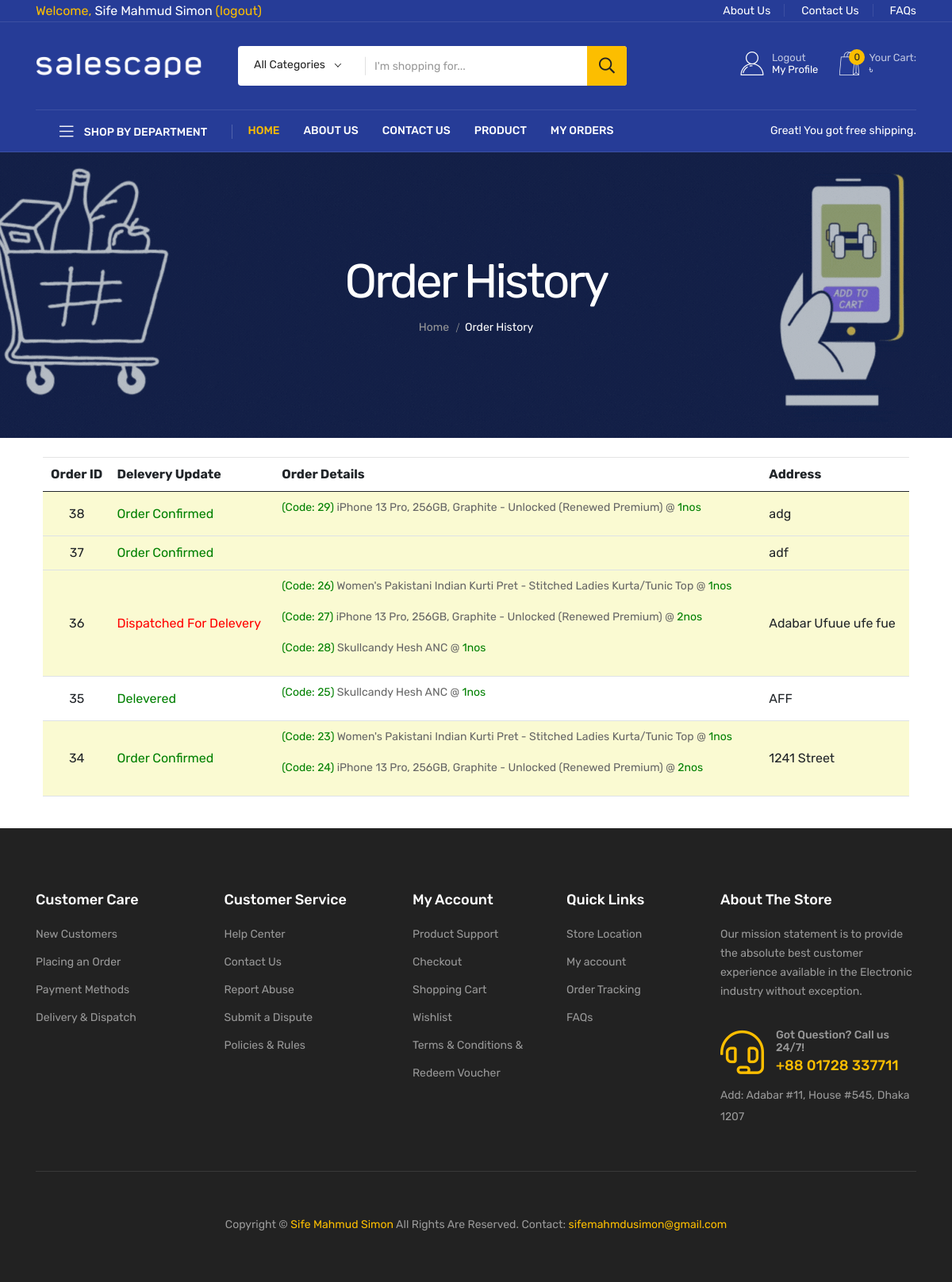
/orderlist/ (signed in), run on the app's committed database.
### app/models.py (models this page shows, shortened)
class Order(models.Model):
    user = models.ForeignKey(User,on_delete=models.CASCADE)
    address = models.TextField(max_length=300)
    created_at = models.DateTimeField(auto_now_add=True)
    packaged = models.BooleanField(default=False)
    dispatched = models.BooleanField(default=False)
    delivered = models.BooleanField(default=False)
    def __str__(self):
        return str(self.id)

class OrderItem(models.Model):
    order = models.ForeignKey(Order, related_name='items', on_delete=models.CASCADE)
    product_name = models.CharField(max_length=100)
    quantity = models.IntegerField()
    price = models.DecimalField(max_digits=10, decimal_places=2)

### E_Commerce/views.py (the view)
# urls.py: path('orderlist/',views.orderlist,name='orderlist'),
@login_required(login_url="/accounts/login/")
def orderlist(request):
    orders = Order.objects.all()
    print(orders)
    return render(request, 'order/orderlist.html',{'orders': orders})

### templates/order/orderlist.html
{% extends "base.html" %}
{% load static %}
{% block content %}
<div class="page-banner-area page-banner-height-2"
        data-background="{% static 'assets/img/banner/banner-4.gif'%}">
        <div class="container">
            <div class="row">
                <div class="col-xl-12">
                    <div class="page-banner-content text-center">
                        <h4 class="breadcrumb-title">Order History</h4>
                        <div class="breadcrumb-two">
                            <nav>
                                <nav class="breadcrumb-trail breadcrumbs">
                                    <ul class="breadcrumb-menu">
                                        <li class="breadcrumb-trail">
                                            <a href="index.html"><span>Home</span></a>
                                        </li>
                                        <li class="trail-item">
                                            <span>Order History</span>
                                        </li>
                                    </ul>
                                </nav>
                            </nav>
                        </div>
                    </div>
                </div>
            </div>
        </div>
    </div>
<div class="container p-4">
    <table class="table table-hover">
        <thead>
          <tr>
            <th class="text-center" scope="col">Order ID</th>
            <th scope="col">Delevery Update</th>
            <th scope="col">Order Details</th>
            <th scope="col">Address</th>
          </tr>
        </thead>
        <tbody>
        {% for order in orders reversed %}
        <tr style="{% if not order.delivered %} background-color: lightgoldenrodyellow; {% endif %}">
            <td class="align-middle text-center" scope="row">{{ order.id }}</td>
            <td class="align-middle">
                {% if order.delivered %}
                    <span style="color: green;">Delevered</span>
                {% else %}
                    {% if order.dispatched %}
                        <span style="color: red;">Dispatched For Delevery</span>
                    {% else %}
                        {% if order.packaged %}
                            <span style="color: orange;">Packaging Complete</span>
                        {% else %}
                            <span style="color: green;">Order Confirmed</span>
                        {% endif %}
                    {% endif %}
                {% endif %}
                </td>
            <td>
                {% for item in order.items.all %}
                <p>
                    <span style="color: green;">(Code: {{ item.id }})</span>
                    {{ item.product_name }} @
                    <span style="color: green;">{{ item.quantity }}nos</span>
                </p>
                {% endfor %}
            </td>
            <td class="align-middle">
                    {{order.address}}
            </td>
        </tr>
         {% endfor %}
      </table>
{% endblock content %}

### templates/includes/header.html (shortened to what this page needs)
{% load static %}
<header class="header d-blue-bg">
  <div class="header-top">
    <div class="container">
      <div class="header-inner">
        <div class="row align-items-center">
          <div class="col-xl-6 col-lg-7">
            <div class="header-inner-start">
              <div class="support d-none d-sm-block">
                {% if user.is_authenticated %}
                <form action="{% url 'logout' %}" method="POST">
                  <span style="color:#FCBE00 ;">Welcome,</span>
                  {% if user.first_name == "" %}
                  <span style="color: white ;">{{user.email}}</span>
                  {% else %}
                  <span style="color: white ;">{{user.first_name}} {{user.last_name}} </span>
                  {% endif %}
                  <button type="submit" style="border: none; background: none; color: #FCBE00;">(logout)</button>
                </form>
                {% else %}
                <p>You are not logged in <a href="{% url 'login' %}"
                    style="border: none; background: none; color: #FCBE00; ">(signup/login)</a></p>
                {% endif %}
              </div>
            </div>
          </div>
          <div class="col-xl-6 col-lg-5 d-none d-lg-block">
            <div class="header-inner-end text-md-end">
              <div class="ovic-menu-wrapper">
                <ul>
                  <li><a href="{% url 'about' %}">About Us</a></li>
                  <li><a href="{% url 'contact' %}">Contact Us</a></li>
                  <li><a href="faq.html">FAQs</a></li>
                </ul>
              </div>
            </div>
          </div>
        </div>
      </div>
    </div>
  </div>
  <div class="header-mid">
    <div class="container">
      <div class="heade-mid-inner">
        <div class="row align-items-center">
          <div class="col-xl-3 col-lg-3 col-md-4 col-sm-4">
            <div class="header__info">
              <div class="logo">
                <a href="{% url 'home' %}" class="logo-image"><img src="{% static 'assets/img/logo/logo1.png' %}"
                    alt="logo" /></a>
              </div>
            </div>
          </div>
          <div class="col-xl-5 col-lg-4 d-none d-lg-block">
            <div class="header__search">
              <form action="#">
                <div class="header__search-box">
                  <input class="search-input" type="text" placeholder="I'm shopping for..." />
                  <button class="button" type="submit">
                    <i class="far fa-search"></i>
                  </button>
                </div>
                <div class="header__search-cat">
                </div>
              </form>
            </div>
          </div>
          {% include 'includes/modal.html' %}
        </div>
      </div>
    </div>
  </div>
  <div class="header__bottom">
    <div class="container">
      <div class="row g-0 align-items-center">
        <div class="col-lg-3">
          <div class="cat__menu-wrapper side-border d-none d-lg-block">
            <div class="cat-toggle">
              <button type="button" class="cat-toggle-btn cat-toggle-btn-1">
                <i class="fal fa-bars"></i> Shop by department
              </button>
            </div>
          </div>
        </div>
        <div class="col-lg-6 col-md-6 col-3">
          <div class="header__bottom-left d-flex d-xl-block align-items-center">
            <div class="main-menu d-none d-lg-block">
              <nav>
                <ul>
                  <li>
                    <a href="{% url 'home' %}" class="active">Home</i></a>
                  </li>
                  <li><a href="{% url 'about' %}">About Us</a></li>
                  <li><a href="{% url 'contact' %}">Contact Us</a></li>
                  <li><a href="{% url 'product' %}">Product</a></li>
                  <li>
                    <a href="{% url 'orderlist' %}">My Orders</i></a>
                  </li>
                </ul>
              </nav>
            </div>
          </div>
        </div>
        <div class="col-lg-3 col-md-6 col-9">
          <div class="shopeing-text text-sm-end">
            {% if cart_total_amount >= 0 and cart_total_amount < 500 %} <p>Spend {{-500|add:cart_total_amount}} more and
              get free shipping!</p>
              {% else %}
              <p>Great! You got free shipping.</p>
              {% endif %}
          </div>
        </div>
      </div>
    </div>
  </div>
</header>

### data on the page
Order: id "38", delivered "Order Confirmed", address "adg"
OrderItem: id "29", product_name "iPhone 13 Pro, 256GB, Graphite - Unlocked (Renewed Premium)", quantity "1"
Order: id "37", delivered "Order Confirmed", address "adf"
Order: id "36", delivered "Dispatched For Delevery", address "Adabar Ufuue ufe fue"
OrderItem: id "26", product_name "Women's Pakistani Indian Kurti Pret - Stitched Ladies Kurta/Tunic Top", quantity "1"
OrderItem: id "27", product_name "iPhone 13 Pro, 256GB, Graphite - Unlocked (Renewed Premium)", quantity "2"
OrderItem: id "28", product_name "Skullcandy Hesh ANC", quantity "1"
Order: id "35", delivered "Delevered", address "AFF"
OrderItem: id "25", product_name "Skullcandy Hesh ANC", quantity "1"
Order: id "34", delivered "Order Confirmed", address "1241 Street"
OrderItem: id "23", product_name "Women's Pakistani Indian Kurti Pret - Stitched Ladies Kurta/Tunic Top", quantity "1"
OrderItem: id "24", product_name "iPhone 13 Pro, 256GB, Graphite - Unlocked (Renewed Premium)", quantity "2"

### other printed values
{{ user.first_name }} "Sife Mahmud"
{{ user.last_name }} "Simon"
{{ request.session.cart|length }} "0"
